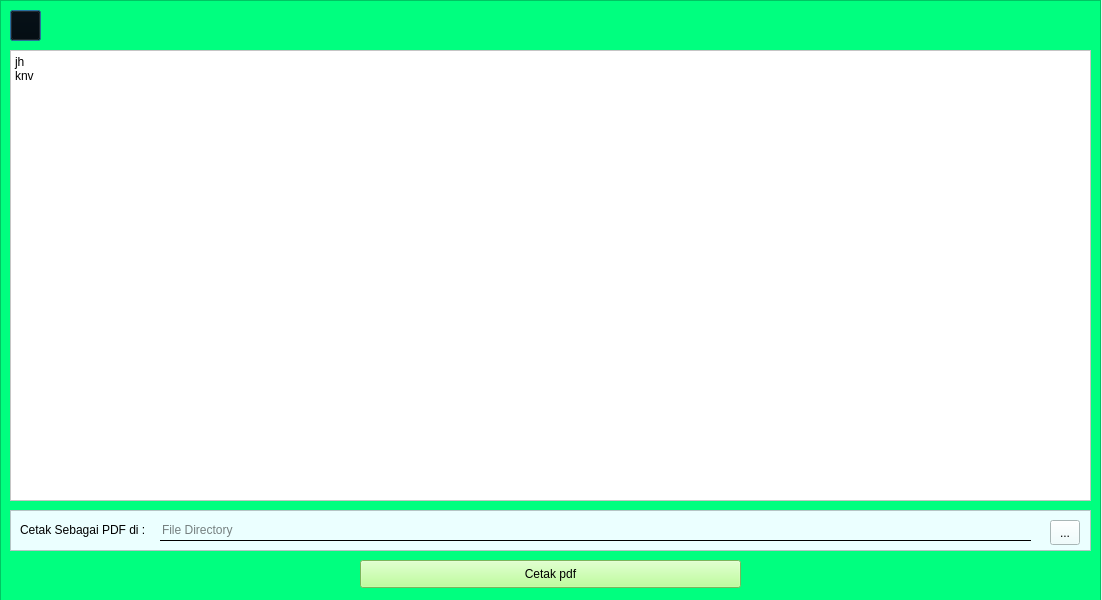
<?xml version="1.0" encoding="UTF-8"?>
<ui version="4.0">
 <class>Tampilan_Text</class>
 <widget class="QDialog" name="Tampilan_Text">
  <property name="geometry">
   <rect>
    <x>0</x>
    <y>0</y>
    <width>1102</width>
    <height>600</height>
   </rect>
  </property>
  <property name="windowTitle">
   <string>Tampilan_Text</string>
  </property>
  <widget class="QFrame" name="frame">
   <property name="geometry">
    <rect>
     <x>0</x>
     <y>0</y>
     <width>1101</width>
     <height>601</height>
    </rect>
   </property>
   <property name="styleSheet">
    <string notr="true">background-color: rgb(0, 255, 127);</string>
   </property>
   <property name="frameShape">
    <enum>QFrame::StyledPanel</enum>
   </property>
   <property name="frameShadow">
    <enum>QFrame::Raised</enum>
   </property>
   <widget class="QLabel" name="BackIcon">
    <property name="geometry">
     <rect>
      <x>10</x>
      <y>10</y>
      <width>31</width>
      <height>31</height>
     </rect>
    </property>
    <property name="text">
     <string/>
    </property>
    <property name="pixmap">
     <pixmap>icon/BackIcon.png</pixmap>
    </property>
    <property name="scaledContents">
     <bool>true</bool>
    </property>
   </widget>
   <widget class="QPushButton" name="BackButton">
    <property name="geometry">
     <rect>
      <x>10</x>
      <y>10</y>
      <width>31</width>
      <height>31</height>
     </rect>
    </property>
    <property name="font">
     <font>
      <kerning>false</kerning>
     </font>
    </property>
    <property name="cursor">
     <cursorShape>ArrowCursor</cursorShape>
    </property>
    <property name="mouseTracking">
     <bool>false</bool>
    </property>
    <property name="autoFillBackground">
     <bool>false</bool>
    </property>
    <property name="styleSheet">
     <string notr="true">color: rgb(170, 255, 255);
background-color: transparent;
</string>
    </property>
    <property name="text">
     <string/>
    </property>
   </widget>
   <widget class="QFrame" name="frame_2">
    <property name="geometry">
     <rect>
      <x>10</x>
      <y>510</y>
      <width>1081</width>
      <height>41</height>
     </rect>
    </property>
    <property name="styleSheet">
     <string notr="true">background-color: rgb(235, 255, 255);</string>
    </property>
    <property name="frameShape">
     <enum>QFrame::StyledPanel</enum>
    </property>
    <property name="frameShadow">
     <enum>QFrame::Raised</enum>
    </property>
    <widget class="QLineEdit" name="FindDirectory">
     <property name="geometry">
      <rect>
       <x>150</x>
       <y>10</y>
       <width>871</width>
       <height>21</height>
      </rect>
     </property>
     <property name="styleSheet">
      <string notr="true">background:transparent;
color: rgb(0, 0, 0);
border:none;
border-bottom:1px solid;</string>
     </property>
     <property name="placeholderText">
      <string>File Directory</string>
     </property>
    </widget>
    <widget class="QLabel" name="label">
     <property name="geometry">
      <rect>
       <x>10</x>
       <y>10</y>
       <width>141</width>
       <height>20</height>
      </rect>
     </property>
     <property name="text">
      <string>Cetak Sebagai PDF di :</string>
     </property>
    </widget>
    <widget class="QToolButton" name="DirectoryFinderButton">
     <property name="geometry">
      <rect>
       <x>1040</x>
       <y>10</y>
       <width>30</width>
       <height>25</height>
      </rect>
     </property>
     <property name="text">
      <string>...</string>
     </property>
    </widget>
   </widget>
   <widget class="QPlainTextEdit" name="plainTextEdit">
    <property name="geometry">
     <rect>
      <x>10</x>
      <y>50</y>
      <width>1081</width>
      <height>451</height>
     </rect>
    </property>
    <property name="styleSheet">
     <string notr="true">background-color: rgb(255, 255, 255);</string>
    </property>
    <property name="plainText">
     <string>jh
knv</string>
    </property>
   </widget>
   <widget class="QPushButton" name="CetakPDF">
    <property name="geometry">
     <rect>
      <x>360</x>
      <y>560</y>
      <width>381</width>
      <height>28</height>
     </rect>
    </property>
    <property name="sizePolicy">
     <sizepolicy hsizetype="Preferred" vsizetype="Preferred">
      <horstretch>0</horstretch>
      <verstretch>0</verstretch>
     </sizepolicy>
    </property>
    <property name="styleSheet">
     <string notr="true">background-color: rgb(170, 255, 127);
gridline-color: rgb(0, 0, 0);
selection-color: rgb(255, 255, 255);
selection-background-color: rgb(255, 255, 255);</string>
    </property>
    <property name="text">
     <string>Cetak pdf</string>
    </property>
    <property name="autoDefault">
     <bool>false</bool>
    </property>
    <property name="default">
     <bool>false</bool>
    </property>
    <property name="flat">
     <bool>false</bool>
    </property>
   </widget>
  </widget>
 </widget>
 <resources/>
 <connections/>
</ui>
